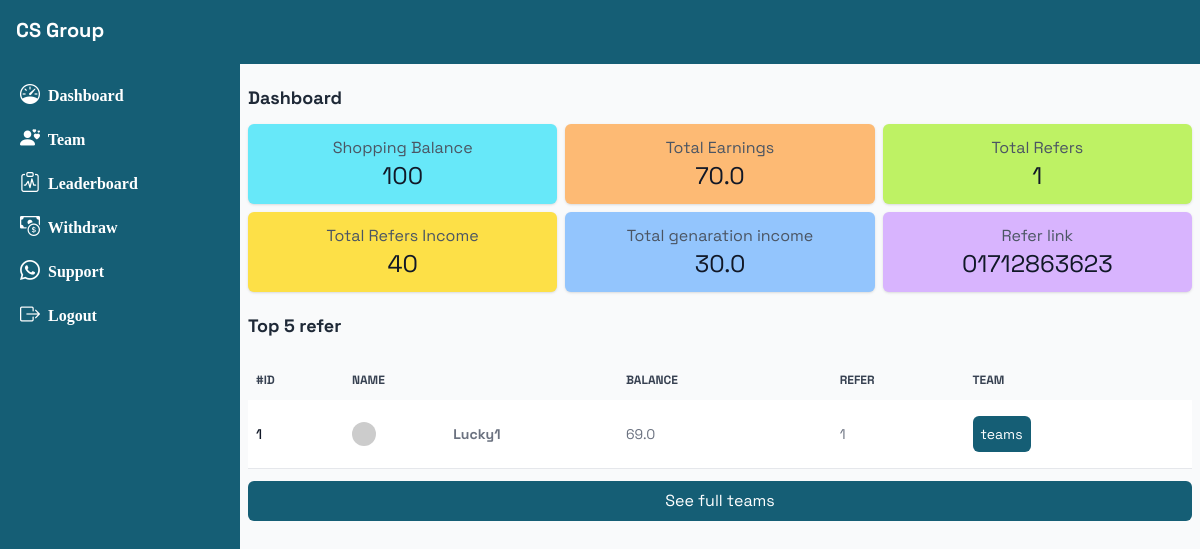
/dashboard (signed in), run on the app's committed database.
### base/models.py (models this page shows, shortened)
class Profile(models.Model):
    user = models.ForeignKey(User, on_delete=models.CASCADE)
    name = models.CharField(max_length=200)
    title = models.CharField(max_length=200, null=True, blank=True)
    number = models.CharField(max_length=50)
    balance = models.FloatField(default=00)
    shopping_balance = models.IntegerField(default=0)
    refer_link = models.CharField(max_length=100)
    is_verified = models.BooleanField(default=False)
    referred_by = models.ForeignKey(User, related_name='teams', null=True, blank=True, on_delete=models.CASCADE)
    def total_refer(self):
        return Referral.objects.filter(referrer=self, generation=1).count()
    def total_refer_income(self):
        tf = Referral.objects.filter(referrer=self, generation=1).count()
        return 40 * tf
    def total_gen_income(self):
        if self.balance == 0:
            return 00
        tf = Referral.objects.filter(referrer=self, generation=1).count()
        refincome = tf * 40
        return self.balance - refincome

class Referral(models.Model):
    referrer = models.ForeignKey(Profile, on_delete=models.CASCADE, related_name='referrals_made')
    referred_user = models.ForeignKey(Profile, on_delete=models.CASCADE, related_name='referrals_received')
    generation = models.PositiveIntegerField()

### base/views.py (the view)
# urls.py: path('dashboard', dashboard),
def dashboard(request):
    if request.user.is_authenticated:
        pr = Profile.objects.get(user=request.user)
        r = pr.total_refer()
        rf = Referral.objects.filter(referrer=pr, generation=1).order_by('-id')[0:5]
        context = {'rf':rf, 'r':r, 'p':pr}
        return render(request, 'dashhome.html', context)
    return render(request, 'login.html')

### templates/dashhome.html (shortened to what this page needs)
{% extends 'dash.html' %}
{% block body %}
{% if p.is_verified %}
<section>
<div class="my-3">
<h2 class=" font-bold text-gray-800 text-lg">Dashboard</h2>
</div>
    <div class="info grid grid-cols-2 md:grid-cols-3 gap-2">
        <div class="bg-cyan-300 card p-3 rounded-md shadow flex flex-col items-center justify-center">
            <h2 class="text-gray-600 text-md"> Shopping Balance</h2>
            <p class="text-2xl text-gray-900">100</p>
        </div>
        <div class="bg-orange-300 card p-3 rounded-md shadow flex flex-col items-center justify-center">
            <h2 class="text-gray-600 text-md">Total Earnings</h2>
            <p class="text-2xl text-gray-900">{{p.balance}}</p>
        </div>
        <div class="card p-3 bg-lime-300 rounded-md shadow flex flex-col items-center justify-center">
            <h2 class="text-gray-600 text-md"> Total Refers</h2>
            <p class="text-2xl text-gray-900">{{r}}</p>
        </div>
<div class="card p-3 bg-yellow-300 rounded-md shadow flex flex-col items-center justify-center">
            <h2 class="text-center text-gray-600 text-md"> Total Refers Income</h2>
            <p class="text-2xl text-gray-900">{{p.total_refer_income}}</p>
        </div>
        <div class="card p-3 bg-blue-300 rounded-md shadow flex flex-col items-center justify-center">
            <h2 class="text-gray-600 text-center text-md">Total genaration income</h2>
            <p class="text-2xl text-gray-900">{{p.total_gen_income}}</p>
        </div>
        <div class="card p-3 bg-purple-300 rounded-md shadow flex flex-col items-center justify-center">
            <h2 class="text-gray-600 text-md">Refer link</h2>
            <p class="text-2xl text-gray-900">{{p.refer_link}}</p>
        </div>
    </div>
<div class="my-5">
<h2 class="mt-5 font-bold text-gray-800 text-lg">Top 5 refer</h2>
</div>
<div class="relative overflow-x-auto z-0">
    <table class="w-full text-sm text-left rtl:text-right text-gray-500">
        <thead class="text-xs text-gray-700 uppercase bg-gray-50">
            <tr>
                <th scope="col" class="px-2 py-3">
                    #id
                </th>
                <th scope="col" class="px-6 py-3">
                    name
                </th>
                <th scope="col" class="px-6 py-3">
                    balance
                </th>
                <th scope="col" class="px-2 py-3">
                    refer
                </th>
               <th scope="col" class="px-6 py-3">
                    team
                </th>
            </tr>
        </thead>
        <tbody class="">
{% for ru in rf %}
            <tr class="bg-white  border-b">
                <th scope="row" class="px-2 py-4 font-medium text-gray-900 whitespace-nowrap ">
                    {{ forloop.counter }}
                </th>
                <td class="px-6 py-4">
                   <div class="flex gap-1 md:gap-0">
<img class="w-6 rounded-3xl"  src="https://api.dicebear.com/8.x/big-smile/svg?seed={{ru.referred_user.user}}">
<p class="m-auto font-bold">{{ru.referred_user.user}}</p>
</div>
                </td>
                <td class="px-6 py-4">
                    {{ru.referred_user.balance}}
                </td>
                <td class="px-2 py-4">
                    {{ru.referred_user.total_refer}}
                </td>
<td class="px-6 py-4">
                   <a href="/teams/{{ru.referred_user.user.username}}"><button class="p-2 rounded-md bg-cyan-800 text-white">teams</button>
                </td>
            </tr>
         {% endfor %}
        </tbody>
    </table>
     <a href="/teams/{{request.user.username}}">
    <button class="p-2 w-full bg-cyan-800 text-white my-3 rounded-md">See full teams</button>
     </a>
</div>
</section>
{% endif %}
{% endblock %}

### templates/dash.html (style rules this page uses)
body { font-family: "Space Grotesk", sans-serif; }

### data on the page
Profile: balance "70.0", total_refer_income "40", total_gen_income "30.0", refer_link "01712863623"
Referral: referred_user.user "Lucky1", referred_user.balance "69.0", referred_user.total_refer "1"

### other printed values
{{ r }} "1"
